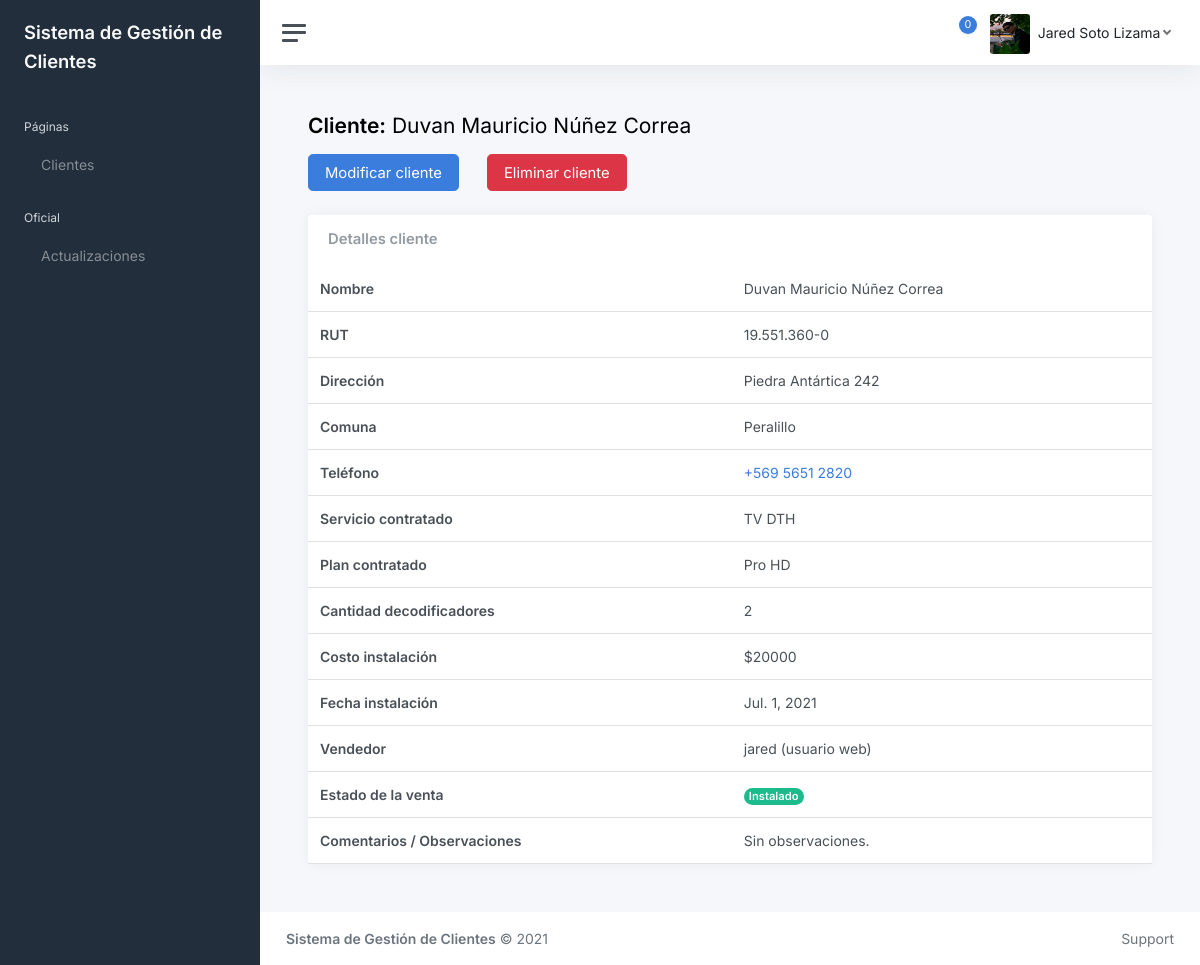
/cliente/1/ (signed in), run on the app's committed database.
### webClaro/models.py (models this page shows, shortened)
class ImagenPerfil(models.Model):
    id = models.AutoField(primary_key=True)
    usuario = models.CharField(max_length=20)
    imagen = models.ImageField(upload_to='imgPerfil')

class Cliente(models.Model):
    id = models.AutoField(primary_key=True)
    nombre = models.CharField(max_length=50)
    rut = models.CharField(max_length=12)
    direccion = models.CharField(max_length=50)
    telefono = models.CharField(max_length=13)
    servicioContratado = models.CharField(max_length=20)
    tecnologiaServicio = models.CharField(max_length=4)
    planContratado = models.CharField(max_length=30)
    cantidadDecos = models.CharField(max_length=1)
    costoInstalacion = models.IntegerField()
    fechaInstalacion = models.DateField()
    vendedor = models.CharField(max_length=20)
    servicioTecnologia = models.CharField(max_length=20)
    estado = models.CharField(max_length=20)
    Comuna = models.CharField(max_length=40)
    comentarios = models.CharField(max_length=300)

### webClaro/views.py (the view)
# urls.py: path('cliente/<id>/', views.verCliente, name='verCliente'),
@login_required(login_url='/login/')
def verCliente(request, id):
    cliente = Cliente.objects.get(id = id)
    img = ImagenPerfil.objects.filter(usuario = request.user.username)
    whatsapp = cliente.telefono.strip()
    whatsappTrim = whatsapp.replace(" ", "")
    return render(request, "cliente.html", {"img": img, "cliente":cliente, "whatsapp":whatsappTrim})

### webClaro/templates/cliente.html (shortened to what this page needs)
{% extends "base.html" %}
{% load static %}
{% block contenido %}
<h1 class="h3 mb-3"><strong>Cliente:</strong> {{cliente.nombre}}</h1>
<div class="row row-cols-auto">
		<div class="col">
			<div class="row row-cols-auto mb-3">
				<div class="col">
					<div class="me-1 mb-2">
						<a class="btn btn-lg btn-primary" href="/modificarCliente/{{cliente.id}}"> Modificar cliente</a>
					</div>
				</div>
				<div class="col">
					<div class="me-1">
						<button class="btn btn-lg btn-danger" type="button" onclick="eliminarCliente('{{cliente.id}}', '{{cliente.nombre}}')"> Eliminar cliente</button>
					</div>
				</div>
			</div>
		</div>
	</div>
<div class="row">
	<div class="col-12 col-lg-12 col-xxl-12 d-flex">
		<div class="card flex-fill">
			<div class="card-header">
				<h5 class="card-title mb-0">Detalles cliente</h5>
			</div>
			<table class="table table-hover my-0">
				<tbody>
					<tr>
						<td class="fw-bold">Nombre</td>
						<td>{{cliente.nombre}}</td>
					</tr>
					<tr>
						<td class="fw-bold">RUT</td>
						<td>{{cliente.rut}}</td>
					</tr>
					<tr>
						<td class="fw-bold">Dirección</td>
						<td>{{cliente.direccion}}</td>
					</tr>
					<tr>
						<td class="fw-bold">Comuna</td>
						<td>{{cliente.Comuna}}</td>
					</tr>
					<tr>
						<td class="fw-bold">Teléfono</td>
						<td><a href="https://wa.me/{{whatsapp}}" target="_blank"> +{{cliente.telefono}}</a></td>
					</tr>
					<tr>
						<td class="fw-bold">Servicio contratado</td>
						<td>{{cliente.servicioTecnologia}}</td>
					</tr>
					<tr>
						<td class="fw-bold">Plan contratado</td>
						<td>{{cliente.planContratado}}</td>
					</tr>
					<tr>
						<td class="fw-bold">Cantidad decodificadores</td>
						<td>{{cliente.cantidadDecos}}</td>
					</tr>
					<tr>
						<td class="fw-bold">Costo instalación</td>
						<td>${{cliente.costoInstalacion}}</td>
					</tr>
					<tr>
						<td class="fw-bold">Fecha instalación</td>
						<td>{{cliente.fechaInstalacion}}</td>
					</tr>
					<tr>
						<td class="fw-bold">Vendedor</td>
						<td>{{cliente.vendedor}} (usuario web)</td>
					</tr>
					<tr>
						<td class="fw-bold">Estado de la venta</td>
						<td><span class="badge rounded-pill {% if cliente.estado == "Instalado"  %}bg-success">{% endif %}{{cliente.estado}}</td>
					</tr>
					<tr>
						<td class="fw-bold">Comentarios / Observaciones</td>
						<td>{{cliente.comentarios}}</td>
					</tr>
				</tbody>
			</table>
		</div>
	</div>
</div>
{% endblock contenido %}

### webClaro/templates/base.html (shortened to what this page needs)
{% load static %}
<!DOCTYPE html>
<html lang="es">
<head>
	<link href="{% static 'css/app.css' %}" rel="stylesheet">
</head>
<body>
	<div class="wrapper">
		<nav id="sidebar" class="sidebar js-sidebar">
			<div class="sidebar-content js-simplebar">
				<a class="sidebar-brand" href="{% url 'index' %}">
					<span class="align-middle">Sistema de Gestión de Clientes</span>
				</a>
				<ul class="sidebar-nav">
					<li class="sidebar-header">Páginas</li>
					<li class="sidebar-item">
						<a class="sidebar-link" href="{% url 'index' %}">
							<span class="align-middle">Clientes</span>
            			</a>
					</li>
					<li class="sidebar-header">Oficial</li>
					<li class="sidebar-item">
						<a class="sidebar-link" href="{% url 'actualizaciones' %}">
							<span class="align-middle">Actualizaciones</span>
            			</a>
					</li>
				</ul>
			</div>
		</nav>
		<div class="main">
			<nav class="navbar navbar-expand navbar-light navbar-bg">
				<a class="sidebar-toggle js-sidebar-toggle"><i class="hamburger align-self-center"></i></a>
				<div class="navbar-collapse collapse">
					<ul class="navbar-nav navbar-align">
						<li class="nav-item dropdown">
							<a class="nav-icon dropdown-toggle" href="#" id="alertsDropdown" data-bs-toggle="dropdown">
								<div class="position-relative">
									<span class="indicator">0</span>
								</div>
							</a>
						</li>
						<li class="nav-item dropdown"><a class="nav-icon dropdown-toggle d-inline-block d-sm-none" href="#" data-bs-toggle="dropdown"></a>
							<a class="nav-link dropdown-toggle d-none d-sm-inline-block" href="#" data-bs-toggle="dropdown">{% for reg in img %}<img src="{{reg.imagen.url}}"{% endfor %} class="avatar img-fluid rounded me-1"/><span class="text-dark ms-1">{{user.first_name}} {{user.last_name}}</span></a>
						</li>
					</ul>
				</div>
			</nav>
			<main class="content">
				<div class="container-fluid p-0">
					{% block contenido %}
					{% endblock contenido %}
				</div>
			</main>
			<footer class="footer">
				<div class="container-fluid">
					<div class="row text-muted">
						<div class="col-6 text-start">
							<p class="mb-0"><a class="text-muted"><strong>Sistema de Gestión de Clientes</strong></a> &copy; 2021</p>
						</div>
						<div class="col-6 text-end">
							<ul class="list-inline">
								<li class="list-inline-item">
									<a class="text-muted" href="https://adminkit.io/" target="_blank">Support</a>
								</li>
							</ul>
						</div>
					</div>
				</div>
			</footer>
		</div>
	</div>
</body>
</html>

### data on the page
ImagenPerfil: imagen (picture)
Cliente: nombre "Duvan Mauricio Núñez Correa", rut "19.551.360-0", direccion "Piedra Antártica 242", Comuna "Peralillo", telefono "569 5651 2820", servicioTecnologia "TV DTH", planContratado "Pro HD", cantidadDecos "2", costoInstalacion "20000", fechaInstalacion "Jul. 1, 2021", vendedor "jared", estado "Instalado", comentarios "Sin observaciones."

### other printed values
{{ user.first_name }} "Jared"
{{ user.last_name }} "Soto Lizama"
